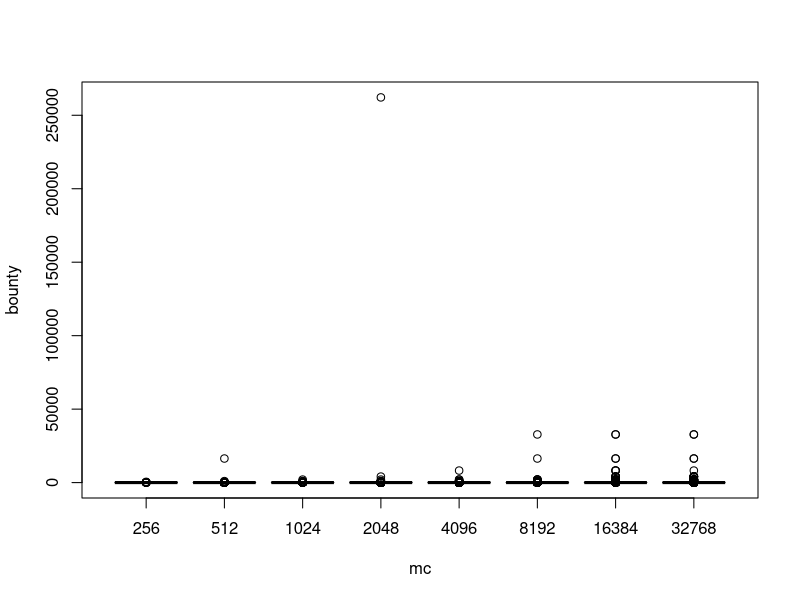
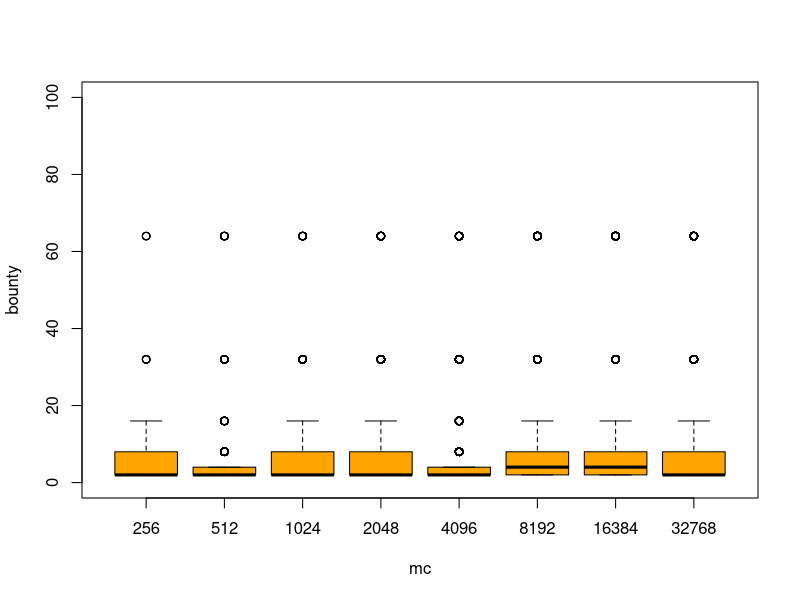

Generate these figures, in order, with R:
### St Petersburg のパラドックス
## コイン投げの賭けの試行
myTrial <- function(verbose=FALSE){
    num <- 0 # コイン投げの回数
    while(TRUE){ # 条件が満たされるまでループする
        num <- num + 1 # 回数を増やす
        if(runif(1)>0.5) break # 表が出たら終了
        ## 一様分布で値が0.5を越えらた表として模擬
        ## 以下の二項分布でも同じ
        ## if(rbinom(1,size=1,prob=0.5)==1) break
    }
    bounty <- 2^num # 賞金を計算
    if(verbose==TRUE){ # 何回投げたかも返す
        return(c(num=num,bounty=bounty))
    } else { # 賞金だけ返す
        return(bounty)
    }
}

## 試行を行ってみる
myTrial()
myTrial(verbose=TRUE)

## Monte-Carlo simulation
## set.seed(8888) # 実験を再現したい場合はシードを指定
myDF <- data.frame(mc=NULL,bounty=NULL)
for (mc in c(2^(8:15))) {
    myData <- replicate(mc,myTrial())
    cat("試行回数: ", mc, "\n")
    cat("賞金の平均値: ", mean(myData), "\n")
    myDF <- rbind(myDF,data.frame(mc=rep(mc,mc),
                                  bounty=myData))
}
boxplot(bounty ~ mc, data=myDF) # 回数ごとの箱ひげ図
boxplot(bounty ~ mc, data=myDF, 
        ylim=c(0,100),col="orange") # y軸を制限
